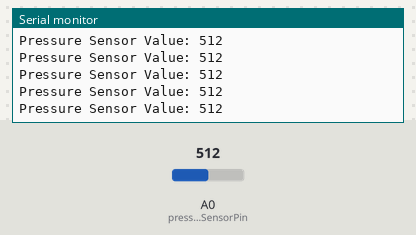
Simulated run of this sketch. Board: Arduino Uno, built with avr-gcc and run on an emulated ATmega328P. Shown: the last lines printed to the serial monitor. Inputs (shaded band) come from the test bench; at power-on: A0 (pressureSensorPin) = 512.

Above: at 1.2 s.
1.3 s: A0 (pressureSensorPin) set to 716
At 1.31 s:
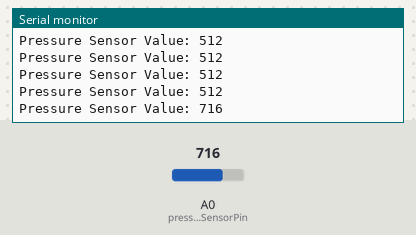
2.8 s: A0 (pressureSensorPin) set to 900
At 2.82 s:
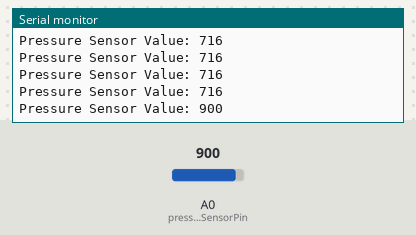
Timing chart, 0 to 5.8 s (numbered marks = the images above; inputs shaded):
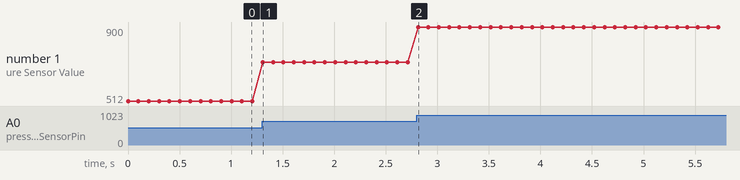

Measured:
- after the input at 1.3 s, the serial monitor: prints a new line at once (image 1)
- after the input at 2.8 s, the serial monitor: prints a new line at once (image 2)
- plotted number 1: 512 → 716 after the input at 1.3 s, 716 → 900 after the input at 2.8 s

The sketch:

blood_pressure_monitor.ino
```cpp
// Blood Pressure Monitoring System
// Arduino-based prototype

const int pressureSensorPin = A0;

void setup() {
  Serial.begin(9600);
}

void loop() {

  int sensorValue = analogRead(pressureSensorPin);

  Serial.print("Pressure Sensor Value: ");
  Serial.println(sensorValue);

  delay(100);
}
```
